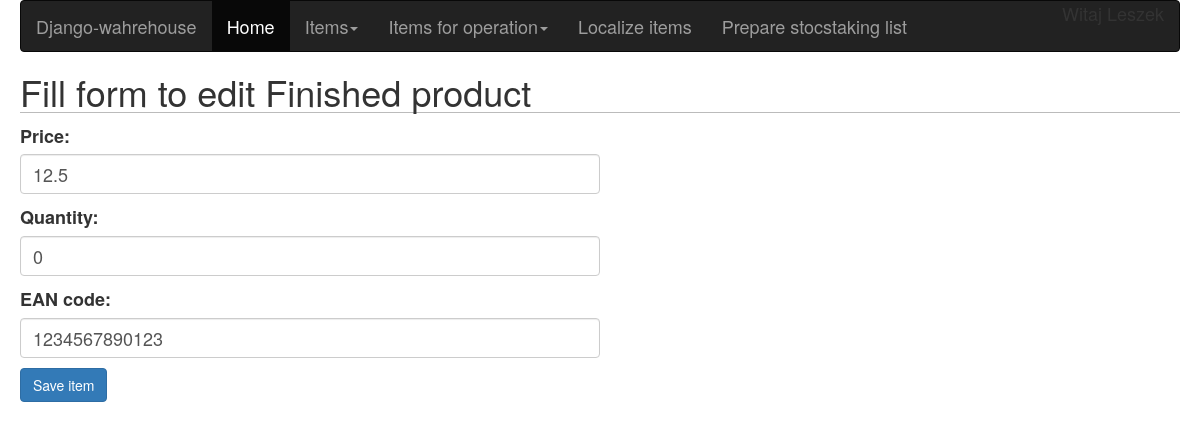
The app's page /warehouse/finishedproduct/test-1/edit/ (signed in), older data.
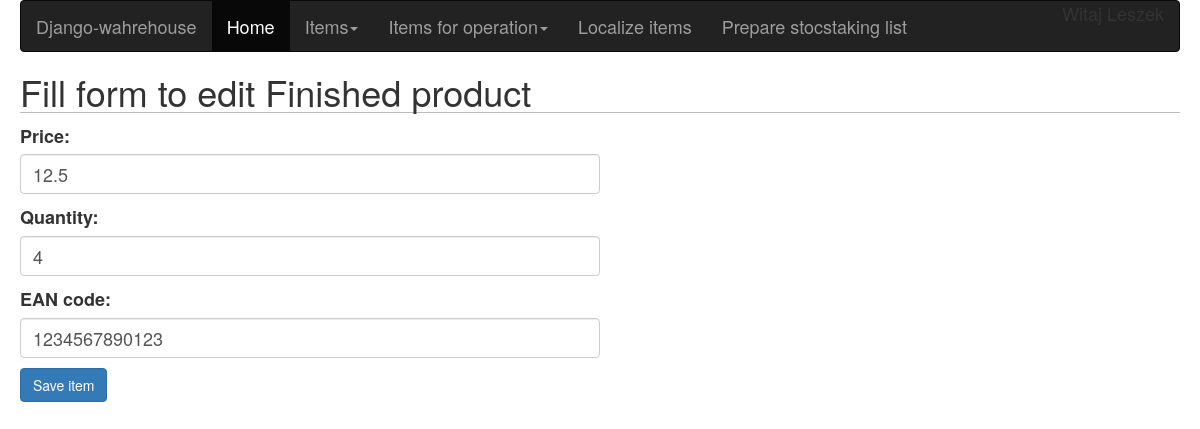
The same page, newer data.
### warehouse/models.py (models this page shows, shortened)
class FinishedProduct(models.Model):
    name = models.CharField(max_length=255)
    slug = models.SlugField(blank=True)
    price = models.FloatField()
    quantity = models.PositiveIntegerField(default=0)
    EAN_code = models.CharField(max_length=13, default=0)

### warehouse/views.py (the view)
# urls.py: url(r'^finishedproduct/(?P<slug>[-\w]+)/edit/$', finished_product_edit_view, name='finished_item_edit'),
@login_required
def finished_product_edit_view(request, slug):
    item = FinishedProduct.objects.get(slug=slug)
    if request.method == 'POST':
        edit_product_form = FinishedProductEditForm(instance=item, data=request.POST)
        if edit_product_form.is_valid():
            edit_product_form.save()
            return redirect(item.get_absolute_url())
    else:
        edit_product_form = FinishedProductEditForm(instance=item)
    return render(request, 'products_html/finished_product_edit.html', {'edit_product_form': edit_product_form})

### warehouse/forms.py
class FinishedProductEditForm(forms.ModelForm):
    def __init__(self, *args, **kwargs):
        super(FinishedProductEditForm, self).__init__(*args, **kwargs)
        for field in iter(self.fields):
            self.fields[field].widget.attrs.update({
                'class': 'form-control'
            })
    class Meta:
        model = FinishedProduct
        fields = ('price', 'quantity', 'EAN_code')

### warehouse/templates/products_html/finished_product_edit.html (shortened to what this page needs)
{% extends "base.html" %}
{% block content %}
<h1>Fill form to edit Finished product</h1>
    <form action="." method="post">
    {{ edit_product_form.as_p }}
    <p><input class="btn btn-primary" type="submit" value="Save item"></p>
    </form>
{% endblock %}

Row changes from the older to the newer data that the page shows:
changed FinishedProduct: quantity "0" → "4"
